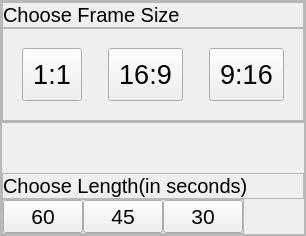
                   <widget class="QWidget" name="info">
                    <property name="sizePolicy">
                     <sizepolicy hsizetype="Preferred" vsizetype="Expanding">
                      <horstretch>0</horstretch>
                      <verstretch>0</verstretch>
                     </sizepolicy>
                    </property>
                    <layout class="QHBoxLayout" name="horizontalLayout_10">
                     <property name="spacing">
                      <number>0</number>
                     </property>
                     <property name="leftMargin">
                      <number>0</number>
                     </property>
                     <property name="topMargin">
                      <number>0</number>
                     </property>
                     <property name="rightMargin">
                      <number>0</number>
                     </property>
                     <property name="bottomMargin">
                      <number>0</number>
                     </property>
                     <item alignment="Qt::AlignTop">
                      <widget class="QFrame" name="frame_2">
                       <property name="sizePolicy">
                        <sizepolicy hsizetype="Preferred" vsizetype="Expanding">
                         <horstretch>0</horstretch>
                         <verstretch>0</verstretch>
                        </sizepolicy>
                       </property>
                       <property name="frameShape">
                        <enum>QFrame::StyledPanel</enum>
                       </property>
                       <property name="frameShadow">
                        <enum>QFrame::Raised</enum>
                       </property>
                       <layout class="QVBoxLayout" name="verticalLayout_5">
                        <property name="spacing">
                         <number>0</number>
                        </property>
                        <property name="leftMargin">
                         <number>0</number>
                        </property>
                        <property name="topMargin">
                         <number>0</number>
                        </property>
                        <property name="rightMargin">
                         <number>0</number>
                        </property>
                        <property name="bottomMargin">
                         <number>0</number>
                        </property>
                        <item alignment="Qt::AlignTop">
                         <widget class="QFrame" name="frame_5">
                          <property name="sizePolicy">
                           <sizepolicy hsizetype="Preferred" vsizetype="Expanding">
                            <horstretch>0</horstretch>
                            <verstretch>0</verstretch>
                           </sizepolicy>
                          </property>
                          <property name="frameShape">
                           <enum>QFrame::StyledPanel</enum>
                          </property>
                          <property name="frameShadow">
                           <enum>QFrame::Raised</enum>
                          </property>
                          <layout class="QVBoxLayout" name="verticalLayout_6">
                           <property name="spacing">
                            <number>0</number>
                           </property>
                           <property name="leftMargin">
                            <number>0</number>
                           </property>
                           <property name="topMargin">
                            <number>0</number>
                           </property>
                           <property name="rightMargin">
                            <number>0</number>
                           </property>
                           <property name="bottomMargin">
                            <number>0</number>
                           </property>
                           <item alignment="Qt::AlignTop">
                            <widget class="QFrame" name="frame_9">
                             <property name="frameShape">
                              <enum>QFrame::StyledPanel</enum>
                             </property>
                             <property name="frameShadow">
                              <enum>QFrame::Raised</enum>
                             </property>
                             <layout class="QHBoxLayout" name="horizontalLayout_12">
                              <property name="spacing">
                               <number>0</number>
                              </property>
                              <property name="leftMargin">
                               <number>0</number>
                              </property>
                              <property name="topMargin">
                               <number>0</number>
                              </property>
                              <property name="rightMargin">
                               <number>0</number>
                              </property>
                              <property name="bottomMargin">
                               <number>0</number>
                              </property>
                              <item>
                               <widget class="QLabel" name="label_2">
                                <property name="font">
                                 <font>
                                  <pointsize>15</pointsize>
                                 </font>
                                </property>
                                <property name="text">
                                 <string>Choose Frame Size</string>
                                </property>
                               </widget>
                              </item>
                             </layout>
                            </widget>
                           </item>
                           <item alignment="Qt::AlignLeft">
                            <widget class="QFrame" name="frame_8">
                             <property name="sizePolicy">
                              <sizepolicy hsizetype="Preferred" vsizetype="Expanding">
                               <horstretch>0</horstretch>
                               <verstretch>0</verstretch>
                              </sizepolicy>
                             </property>
                             <property name="styleSheet">
                              <string notr="true">QPushButton{
margin: 10px;
padding: 10px;
}</string>
                             </property>
                             <property name="frameShape">
                              <enum>QFrame::StyledPanel</enum>
                             </property>
                             <property name="frameShadow">
                              <enum>QFrame::Raised</enum>
                             </property>
                             <layout class="QHBoxLayout" name="horizontalLayout_13">
                              <item>
                               <widget class="QPushButton" name="frame1x1_button">
                                <property name="font">
                                 <font>
                                  <pointsize>20</pointsize>
                                 </font>
                                </property>
                                <property name="text">
                                 <string>1:1</string>
                                </property>
                                <property name="icon">
                                 <iconset>
                                  <normaloff>svgs/1-1.svg</normaloff>svgs/1-1.svg</iconset>
                                </property>
                                <property name="iconSize">
                                 <size>
                                  <width>75</width>
                                  <height>75</height>
                                 </size>
                                </property>
                                <property name="checkable">
                                 <bool>false</bool>
                                </property>
                               </widget>
                              </item>
                              <item>
                               <widget class="QPushButton" name="frame16x9_button">
                                <property name="font">
                                 <font>
                                  <pointsize>20</pointsize>
                                 </font>
                                </property>
                                <property name="text">
                                 <string>16:9</string>
                                </property>
                                <property name="icon">
                                 <iconset>
                                  <normaloff>svgs/16-9.svg</normaloff>svgs/16-9.svg</iconset>
                                </property>
                                <property name="iconSize">
                                 <size>
                                  <width>75</width>
                                  <height>75</height>
                                 </size>
                                </property>
                               </widget>
                              </item>
                              <item>
                               <widget class="QPushButton" name="frame9x16_button">
                                <property name="font">
                                 <font>
                                  <pointsize>20</pointsize>
                                 </font>
                                </property>
                                <property name="text">
                                 <string>9:16</string>
                                </property>
                                <property name="icon">
                                 <iconset>
                                  <normaloff>svgs/9-16.svg</normaloff>svgs/9-16.svg</iconset>
                                </property>
                                <property name="iconSize">
                                 <size>
                                  <width>75</width>
                                  <height>75</height>
                                 </size>
                                </property>
                               </widget>
                              </item>
                             </layout>
                            </widget>
                           </item>
                          </layout>
                         </widget>
                        </item>
                        <item alignment="Qt::AlignTop">
                         <widget class="QFrame" name="frame_6">
                          <property name="sizePolicy">
                           <sizepolicy hsizetype="Preferred" vsizetype="Expanding">
                            <horstretch>0</horstretch>
                            <verstretch>0</verstretch>
                           </sizepolicy>
                          </property>
                          <property name="frameShape">
                           <enum>QFrame::StyledPanel</enum>
                          </property>
                          <property name="frameShadow">
                           <enum>QFrame::Raised</enum>
                          </property>
                          <layout class="QVBoxLayout" name="verticalLayout_7">
                           <property name="spacing">
                            <number>0</number>
                           </property>
                           <property name="leftMargin">
                            <number>0</number>
                           </property>
                           <property name="topMargin">
                            <number>50</number>
                           </property>
                           <property name="rightMargin">
                            <number>0</number>
                           </property>
                           <property name="bottomMargin">
                            <number>0</number>
                           </property>
                           <item>
                            <widget class="QFrame" name="frame_10">
                             <property name="frameShape">
                              <enum>QFrame::StyledPanel</enum>
                             </property>
                             <property name="frameShadow">
                              <enum>QFrame::Raised</enum>
                             </property>
                             <layout class="QHBoxLayout" name="horizontalLayout_14">
                              <property name="spacing">
                               <number>0</number>
                              </property>
                              <property name="leftMargin">
                               <number>0</number>
                              </property>
                              <property name="topMargin">
                               <number>0</number>
                              </property>
                              <property name="rightMargin">
                               <number>0</number>
                              </property>
                              <property name="bottomMargin">
                               <number>0</number>
                              </property>
                              <item>
                               <widget class="QLabel" name="label_3">
                                <property name="font">
                                 <font>
                                  <pointsize>15</pointsize>
                                 </font>
                                </property>
                                <property name="text">
                                 <string>Choose Length(in seconds)</string>
                                </property>
                               </widget>
                              </item>
                             </layout>
                            </widget>
                           </item>
                           <item alignment="Qt::AlignLeft">
                            <widget class="QFrame" name="frame_11">
                             <property name="sizePolicy">
                              <sizepolicy hsizetype="Preferred" vsizetype="Expanding">
                               <horstretch>0</horstretch>
                               <verstretch>0</verstretch>
                              </sizepolicy>
                             </property>
                             <property name="frameShape">
                              <enum>QFrame::StyledPanel</enum>
                             </property>
                             <property name="frameShadow">
                              <enum>QFrame::Raised</enum>
                             </property>
                             <layout class="QHBoxLayout" name="horizontalLayout_15">
                              <property name="spacing">
                               <number>0</number>
                              </property>
                              <property name="leftMargin">
                               <number>0</number>
                              </property>
                              <property name="topMargin">
                               <number>0</number>
                              </property>
                              <property name="rightMargin">
                               <number>0</number>
                              </property>
                              <property name="bottomMargin">
                               <number>0</number>
                              </property>
                              <item>
                               <widget class="QPushButton" name="duration60_button">
                                <property name="font">
                                 <font>
                                  <pointsize>16</pointsize>
                                 </font>
                                </property>
                                <property name="text">
                                 <string>60</string>
                                </property>
                               </widget>
                              </item>
                              <item>
                               <widget class="QPushButton" name="duration45_button">
                                <property name="font">
                                 <font>
                                  <pointsize>16</pointsize>
                                 </font>
                                </property>
                                <property name="text">
                                 <string>45</string>
                                </property>
                               </widget>
                              </item>
                              <item>
                               <widget class="QPushButton" name="duration30_button">
                                <property name="font">
                                 <font>
                                  <pointsize>16</pointsize>
                                 </font>
                                </property>
                                <property name="text">
                                 <string>30</string>
                                </property>
                               </widget>
                              </item>
                             </layout>
                            </widget>
                           </item>
                          </layout>
                         </widget>
                        </item>
                       </layout>
                      </widget>
                     </item>
                    </layout>
                   </widget>
